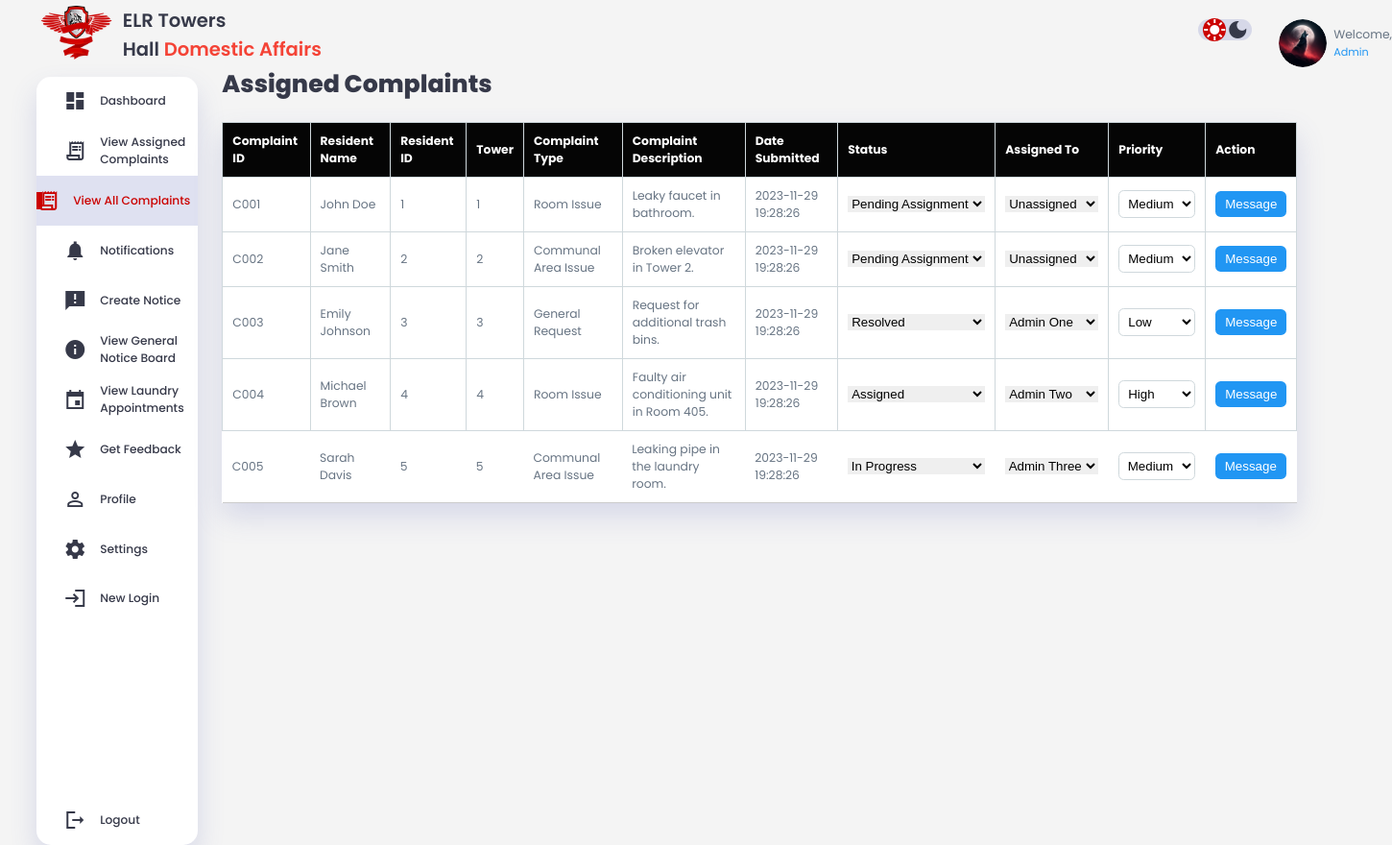
The app's page /allcomplaints.php with its own data.
### tables this page shows
CREATE TABLE complaints (
    id INT AUTO_INCREMENT,
    complaint_id VARCHAR(255) NOT NULL,
    complaint_type ENUM('Room Issue', 'Communal Area Issue', 'General Request') NOT NULL,
    complaint_body TEXT NOT NULL DEFAULT '',
    date_submitted DATETIME NOT NULL DEFAULT CURRENT_TIMESTAMP,
    status ENUM('Resolved', 'Pending Assignment', 'Assigned', 'In Progress') NOT NULL,
    priority ENUM('Low', 'Medium', 'High') NOT NULL DEFAULT 'Medium',
    assigned_to TEXT NOT NULL DEFAULT '',
    tower ENUM('1', '2', '3', '4', '5') NOT NULL,
    PRIMARY KEY (id)
);

### allcomplaints.php (the view, shortened to what this page needs)
<!DOCTYPE html>
<html lang="en">
<head>
    <link rel="stylesheet" href="adminstyles.css">
</head>
<body>
<div class="container">
    <?php include 'adm_sidebar.php';?>
    <main class="main-content">
        <h1>Assigned Complaints</h1>
        <table class="requests-table">
            <thead>
            <tr>
                <th>Complaint ID</th>
                <th>Resident Name</th>
                <th>Resident ID</th>
                <th>Tower</th>
                <th>Complaint Type</th>
                <th>Complaint Description</th>
                <th>Date Submitted</th>
                <th>Status</th>
                <th>Assigned To</th>
                <th>Priority</th>
                <th>Action</th>
            </tr>
            </thead>
            <tbody>
            <?php
            include 'db_connect.php';
            try {
                $conn = new PDO("mysql:host=$host;dbname=$dbname;charset=utf8mb4", $username, $password);
                $conn->setAttribute(PDO::ATTR_ERRMODE, PDO::ERRMODE_EXCEPTION);
            } catch(PDOException $e) {
                echo "Connection failed: " . $e->getMessage();
            }
            $sql = "SELECT * FROM complaints";
            $complaints = $conn->query($sql);
            while ($row = $complaints->fetch(PDO::FETCH_ASSOC)) {
                echo "<tr>
                    <td>".$row["complaint_id"]."</td>
                    <td>". $row["first_name"].' '.$row["last_name"]."</td>
                    <td>".$row["resident_id"]."</td>
                    <td>".$row["tower"]."</td>
                    <td>".$row["complaint_type"]."</td>
                    <td>".$row["complaint_body"]."</td>
                    <td>".$row["date_submitted"]."</td>
                    <td>
                        <select class='status-select' name='status' onchange='saveChanges(this, \"".$row["id"]."\")'>
                            <option value='Pending Assignment' ".($row["status"] == 'Pending Assignment' ? 'selected' : '').">Pending Assignment</option>
                            <option value='Assigned' ".($row["status"] == 'Assigned' ? 'selected' : '').">Assigned</option>
                            <option value='In Progress' ".($row["status"] == 'In Progress' ? 'selected' : '').">In Progress</option>
                            <option value='Resolved' ".($row["status"] == 'Resolved' ? 'selected' : '').">Resolved</option>
                        </select>
                    </td>
                    <td>
                        <select class='assigned-select' name='assigned_to' onchange='saveAssigned(".$row["id"].", this.value)'>
                            <option value='Unassigned' ".($row["assigned_to"] == '' ? 'selected' : '').">Unassigned</option>";
                            $admins = $conn->query("SELECT first_name, last_name FROM admins");
                            foreach($admins as $admin) {
                                $admin_name=$admin[0]." ".$admin[1];
                                echo "<option value='".$admin[0]," ",$admin[1]."' ".($row["assigned_to"] == ($admin_name) ? 'selected' : '').">".$admin[0]," ",$admin[1]."</option>";
                            }
                    echo "</select>
                    </td>
                            <td>
                                <select class='priority-select' name='priority' onchange='savePriorityChange(".$row["id"].", this.value)'>
                                    <option value='Low' ".($row["priority"] == 'Low' ? 'selected' : '').">Low</option>
                                    <option value='Medium' ".($row["priority"] == 'Medium' ? 'selected' : '').">Medium</option>
                                    <option value='High' ".($row["priority"] == 'High' ? 'selected' : '').">High</option>
                                </select>
                            </td>
                            <td>
                                <button class='message-btn' onclick='openMessageModal(\"".$row["complaint_id"]."\")'>Message</button>
                            </td>
                        </tr>";
            }
            ?>
            </tbody>
        </table>
    </main>
<?php include 'adm_right_section.php';?>
</div>
</div>
</body>
</html>

### adm_sidebar.php (shortened to what this page needs)
<div class="container">
            <aside>
                <div class="toggle">
                    <div class="logo">
                        <img src="images/elr towers logo.png" alt="logo">
                        <h2>ELR Towers Hall<span class = "danger"> Domestic Affairs</span></h2>
                    </div>
                    <div class="sidebar">
                        <div>
                        <a href = "index.php" class = "dash-tem">
                            <span class="material-icons-sharp">
                            </span>
                            <h3>Dashboard</h3>
                        </a>
                        <a href = "requests.php" class ="dash-item">
                            <span class="material-icons-sharp">
                            </span>
                            <h3>View Assigned Complaints</h3>
                            </a>
                            <a href = "allcomplaints.php" class ="dash-item
                            ">
                                <span class="material-icons-sharp">
                                </span>
                                <h3>View All Complaints</h3>
                                </a>
                        <a href = "notifications.php" class ="dash-item">
                                <span class="material-icons-sharp">
                                </span>
                                <h3>Notifications</h3>
                                </a>
                        <a href = "notice.php" class ="dash-item">
                            <span class="material-icons-sharp">
                            </span>
                            <h3>Create Notice</h3>
                            </a>
                            <a href = "admingennotices.php" class ="dash-item">
                                <span class="material-icons-sharp">
                                    </span>
                                    <h3>View General Notice Board</h3>
                                    </a>
                        <a href = "laundryappointments.php" class= "dash-item">
                            <span class="material-icons-sharp">
                            </span>
                            <h3>View Laundry Appointments</h3>
                            </a>
                        <a href = "requestfeedback.php" class="dash-item">
                            <span class="material-icons-sharp">
                            </span>
                            <h3>Get Feedback</h3>
                        </a>
                        <a href = "adminprofile.php" class="dash-item">
                            <span class="material-icons-sharp">
                            </span>
                            <h3>Profile</h3>
                            </a>
                        <a href = "adminsettings.php" class="dash-item">
                            <span class="material-icons-sharp">
                            </span>
                            <h3>Settings</h3>
                            </a>
                        <a href = "login.html">
                            <span class="material-icons-sharp">
                            </span>
                            <h3>New Login</h3>
                            </a>
                        </div>
                        <a href = "logout.html">
                            <span class="material-icons-sharp">
                            </span>
                            <h3>Logout</h3>
                            </a>
                    </div>
                </div>
            </aside>

### adm_right_section.php (shortened to what this page needs)
<div class="right-section">
      <div class="nav">
        <div class="dark-mode">
          <span class="material-icons-sharp active"> light_mode </span>
          <span class="material-icons-sharp"> dark_mode </span>
        </div>
        <div class="profile">
          <a href="profile.php" class="profile-link">
            <div class="profil-photo">
              <img src="images/elf wolf 1.jpeg" alt="Profile Picture" />
            </div>
          </a>
          <div class="info">
            <p> Welcome, </p>
            <small class="text-muted">Admin</small>
          </div>
        </div>
      </div>

### allcomplaints.php (style rules this page uses)
.requests-table tbody tr:last-child td { border-bottom: 1px solid #ccc; }

### records on screen
complaints: complaint "C001", first_name "John", last_name "Doe", resident "1", tower "1", complaint_type "Room Issue", complaint_body "Leaky faucet in bathroom.", date_submitted "2023-11-29 19:28:26", status "Pending Assignment", assigned_to "Unassigned", priority "Medium"
complaints: complaint "C002", first_name "Jane", last_name "Smith", resident "2", tower "2", complaint_type "Communal Area Issue", complaint_body "Broken elevator in Tower 2.", date_submitted "2023-11-29 19:28:26", status "Pending Assignment", assigned_to "Unassigned", priority "Medium"
complaints: complaint "C003", first_name "Emily", last_name "Johnson", resident "3", tower "3", complaint_type "General Request", complaint_body "Request for additional trash bins.", date_submitted "2023-11-29 19:28:26", status "Resolved", assigned_to "Admin One", priority "Low"
complaints: complaint "C004", first_name "Michael", last_name "Brown", resident "4", tower "4", complaint_type "Room Issue", complaint_body "Faulty air conditioning unit in Room 405.", date_submitted "2023-11-29 19:28:26", status "Assigned", assigned_to "Admin Two", priority "High"
complaints: complaint "C005", first_name "Sarah", last_name "Davis", resident "5", tower "5", complaint_type "Communal Area Issue", complaint_body "Leaking pipe in the laundry room.", date_submitted "2023-11-29 19:28:26", status "In Progress", assigned_to "Admin Three", priority "Medium"
